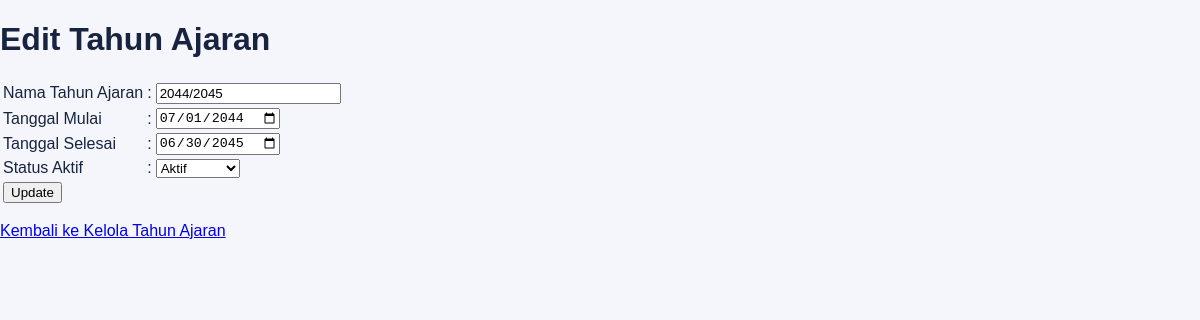
Screenshot of /edit_tahun_ajaran.php?id=100 (signed in) with the database file from the repository.
### tables this page shows
CREATE TABLE `t_tahun_ajaran` (
  `id` int(11) NOT NULL,
  `nama` varchar(20) DEFAULT NULL,
  `tanggal_mulai` date NOT NULL,
  `tanggal_selesai` date NOT NULL,
  `status_aktif` tinyint(1) NOT NULL,
  `created_at` timestamp NOT NULL DEFAULT current_timestamp(),
  `updated_at` timestamp NOT NULL DEFAULT current_timestamp()
);

### edit_tahun_ajaran.php (the view, shortened to what this page needs)
<?php
include 'config/koneksi.php';
$id = $_GET['id'] ?? '';
$stmt = mysqli_prepare(
    $koneksi,
    "SELECT * FROM t_tahun_ajaran WHERE id = ?"
);
mysqli_stmt_bind_param($stmt, "i", $id);
mysqli_stmt_execute($stmt);
$hasil = mysqli_stmt_get_result($stmt);
$data = mysqli_fetch_assoc($hasil);
?>
<!DOCTYPE html>
<html>
<head>
    <link rel="stylesheet" href="layout/style.css">
</head>
<body>
    <h1>Edit Tahun Ajaran</h1>
    <form action="proses_edit_tahun_ajaran.php" method="POST">
        <table>
            <tr>
                <td>Nama Tahun Ajaran</td>
                <td>:</td>
                <td>
                    <input type="text" name="nama"
                           value="<?php echo htmlspecialchars($data['nama']); ?>"
                           placeholder="Contoh: 2026/2027"
                           required>
                </td>
            </tr>
            <tr>
                <td>Tanggal Mulai</td>
                <td>:</td>
                <td>
                    <input type="date" name="tanggal_mulai"
                           value="<?php echo htmlspecialchars($data['tanggal_mulai']); ?>"
                           required>
                </td>
            </tr>
            <tr>
                <td>Tanggal Selesai</td>
                <td>:</td>
                <td>
                    <input type="date" name="tanggal_selesai"
                           value="<?php echo htmlspecialchars($data['tanggal_selesai']); ?>"
                           required>
                </td>
            </tr>
            <tr>
                <td>Status Aktif</td>
                <td>:</td>
                <td>
                    <select name="status_aktif" required>
                        <option value="1"
                            <?php
                            if ($data['status_aktif'] == 1) {
                                echo 'selected';
                            }
                            ?>>
                            Aktif
                        </option>
                    </select>
                </td>
            </tr>
            <tr>
                <td colspan="3">
                    <input type="submit" value="Update">
                </td>
            </tr>
        </table>
    </form>
    <p>
        <a href="kelola_tahun_ajaran.php">
            Kembali ke Kelola Tahun Ajaran
        </a>
    </p>
</body>
</html>

### layout/style.css (style rules this page uses)
:root { --primary: #3659d9; --navy: #17233f; --background: #f4f6fb; --text-muted: #778198; --border: #e8ecf4; }
* { box-sizing: border-box; }
body { margin: 0; font-family: 'Poppins', sans-serif; background: var(--background); color: var(--navy); }

### rows the page displays
t_tahun_ajaran: nama "2044/2045", tanggal_mulai "07/01/2044", tanggal_selesai "06/30/2045", status_aktif "Aktif"
